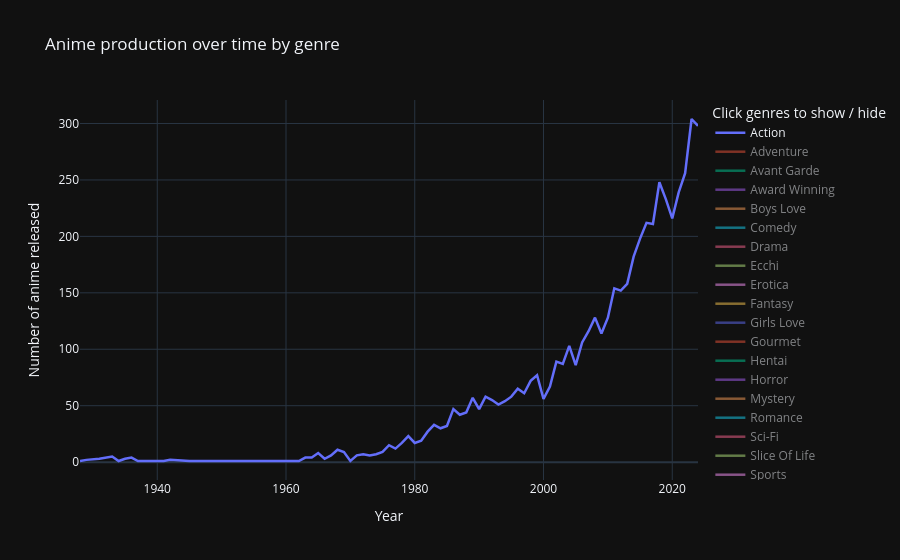

Notebook code cell kept with this figure:
### Markdown cell above
### Come sono cambiati i generi anime nel tempo?

### Code cell
df_gen_evol = df_details.copy()
df_gen_evol = df_gen_evol.dropna(subset=['year'])
df_gen_evol = df_gen_evol[(df_gen_evol['year'] >= 1917) & (df_gen_evol['year'] <= 2024)]
df_gen_evol = df_gen_evol.dropna(subset=['genres'])
df_gen_evol['genres'] = df_gen_evol['genres'].apply(utils.parse_genres)
df_gen_evol['genres'] = df_gen_evol['genres'].apply(lambda g: [gen.strip().title() for gen in g])

# explode generi
genres_df = df_gen_evol.explode('genres')
# conteggio per anno e genere
genre_year = (genres_df.groupby(['year', 'genres']).size() .reset_index(name='count'))
# grafico
fig = go.Figure()
for genre in sorted(genre_year['genres'].unique()):
    df_g = genre_year[genre_year['genres'] == genre]
    fig.add_trace(
        go.Scatter(
            x=df_g['year'],
            y=df_g['count'],
            mode='lines',
            name=genre,
            visible=True if genre == "Action" else "legendonly",
            line=dict(width=2.5)
        )
    )
fig.update_layout(
    title="Anime production over time by genre",
    xaxis_title="Year",
    yaxis_title="Number of anime released",
    template="plotly_dark",
    hovermode="x unified",
    legend_title="Click genres to show / hide"
)
fig.show()
